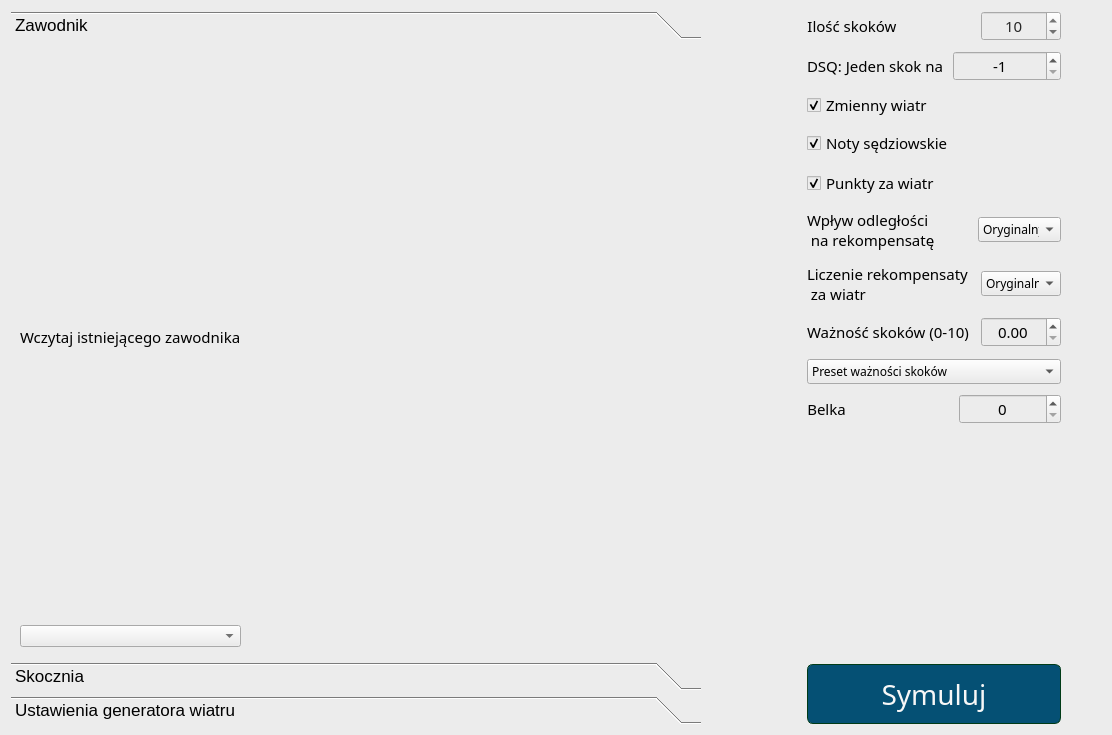
<?xml version="1.0" encoding="UTF-8"?>
<ui version="4.0">
 <class>SingleJumpsConfigWindow</class>
 <widget class="QDialog" name="SingleJumpsConfigWindow">
  <property name="geometry">
   <rect>
    <x>0</x>
    <y>0</y>
    <width>1112</width>
    <height>735</height>
   </rect>
  </property>
  <property name="sizePolicy">
   <sizepolicy hsizetype="Minimum" vsizetype="Minimum">
    <horstretch>0</horstretch>
    <verstretch>0</verstretch>
   </sizepolicy>
  </property>
  <property name="windowTitle">
   <string>Konfiguracja pojedynczych skoków</string>
  </property>
  <property name="toolTip">
   <string/>
  </property>
  <property name="statusTip">
   <string/>
  </property>
  <property name="whatsThis">
   <string/>
  </property>
  <property name="accessibleName">
   <string/>
  </property>
  <property name="accessibleDescription">
   <string/>
  </property>
  <property name="styleSheet">
   <string notr="true">background-color: rgb(236, 236, 236);</string>
  </property>
  <layout class="QVBoxLayout" name="verticalLayout_5">
   <item>
    <layout class="QHBoxLayout" name="horizontalLayout_underTitle" stretch="15,0,1,0">
     <item>
      <widget class="QToolBox" name="toolBox">
       <property name="font">
        <font>
         <pointsize>13</pointsize>
        </font>
       </property>
       <property name="styleSheet">
        <string notr="true">QToolBox::tab{
	color: rgb(0, 0, 0);
}</string>
       </property>
       <property name="currentIndex">
        <number>0</number>
       </property>
       <widget class="QWidget" name="page_jumper">
        <property name="geometry">
         <rect>
          <x>0</x>
          <y>0</y>
          <width>600</width>
          <height>607</height>
         </rect>
        </property>
        <attribute name="label">
         <string>Zawodnik</string>
        </attribute>
        <layout class="QVBoxLayout" name="verticalLayout_2">
         <item>
          <layout class="QHBoxLayout" name="horizontalLayout">
           <item>
            <layout class="QVBoxLayout" name="verticalLayout_jumperContent">
             <item>
              <layout class="QVBoxLayout" name="verticalLayout_existingJumper">
               <item>
                <widget class="QLabel" name="label_existingJumper">
                 <property name="font">
                  <font>
                   <family>Quicksand Medium</family>
                   <pointsize>11</pointsize>
                   <bold>false</bold>
                  </font>
                 </property>
                 <property name="styleSheet">
                  <string notr="true">color: black;</string>
                 </property>
                 <property name="text">
                  <string>Wczytaj istniejącego zawodnika</string>
                 </property>
                </widget>
               </item>
               <item>
                <widget class="QComboBox" name="comboBox_existingJumper">
                 <property name="styleSheet">
                  <string notr="true">color: rgb(36, 36, 36)</string>
                 </property>
                </widget>
               </item>
              </layout>
             </item>
            </layout>
           </item>
           <item>
            <spacer name="horizontalSpacer_2">
             <property name="orientation">
              <enum>Qt::Horizontal</enum>
             </property>
             <property name="sizeHint" stdset="0">
              <size>
               <width>40</width>
               <height>20</height>
              </size>
             </property>
            </spacer>
           </item>
          </layout>
         </item>
        </layout>
       </widget>
       <widget class="QWidget" name="page_hill">
        <property name="geometry">
         <rect>
          <x>0</x>
          <y>0</y>
          <width>600</width>
          <height>607</height>
         </rect>
        </property>
        <attribute name="label">
         <string>Skocznia</string>
        </attribute>
        <layout class="QHBoxLayout" name="horizontalLayout_3">
         <item>
          <layout class="QHBoxLayout" name="horizontalLayout_2">
           <item>
            <layout class="QVBoxLayout" name="verticalLayout_hillContent">
             <item>
              <layout class="QVBoxLayout" name="verticalLayout_existingHill">
               <item>
                <widget class="QLabel" name="label_existingHill">
                 <property name="font">
                  <font>
                   <family>Quicksand Medium</family>
                   <pointsize>11</pointsize>
                   <bold>false</bold>
                  </font>
                 </property>
                 <property name="styleSheet">
                  <string notr="true">color: black;</string>
                 </property>
                 <property name="text">
                  <string>Wczytaj istniejącą skocznię</string>
                 </property>
                </widget>
               </item>
               <item>
                <widget class="QComboBox" name="comboBox_existingHill">
                 <property name="styleSheet">
                  <string notr="true">color: rgb(36, 36, 36)</string>
                 </property>
                </widget>
               </item>
              </layout>
             </item>
            </layout>
           </item>
           <item>
            <spacer name="horizontalSpacer_3">
             <property name="orientation">
              <enum>Qt::Horizontal</enum>
             </property>
             <property name="sizeHint" stdset="0">
              <size>
               <width>40</width>
               <height>20</height>
              </size>
             </property>
            </spacer>
           </item>
          </layout>
         </item>
        </layout>
       </widget>
       <widget class="QWidget" name="page_windsGeneratorSettings">
        <property name="geometry">
         <rect>
          <x>0</x>
          <y>0</y>
          <width>600</width>
          <height>607</height>
         </rect>
        </property>
        <attribute name="label">
         <string>Ustawienia generatora wiatru</string>
        </attribute>
        <layout class="QVBoxLayout" name="verticalLayout_4">
         <item>
          <layout class="QVBoxLayout" name="verticalLayout_windsGeneratorSettings"/>
         </item>
        </layout>
       </widget>
      </widget>
     </item>
     <item>
      <spacer name="horizontalSpacer">
       <property name="orientation">
        <enum>Qt::Horizontal</enum>
       </property>
       <property name="sizeType">
        <enum>QSizePolicy::Maximum</enum>
       </property>
       <property name="sizeHint" stdset="0">
        <size>
         <width>100</width>
         <height>20</height>
        </size>
       </property>
      </spacer>
     </item>
     <item>
      <layout class="QVBoxLayout" name="verticalLayout_singleJumpsSettings">
       <property name="spacing">
        <number>10</number>
       </property>
       <item>
        <layout class="QHBoxLayout" name="horizontalLayout_5">
         <item>
          <widget class="QLabel" name="label_jumpsCount">
           <property name="sizePolicy">
            <sizepolicy hsizetype="Maximum" vsizetype="Minimum">
             <horstretch>0</horstretch>
             <verstretch>0</verstretch>
            </sizepolicy>
           </property>
           <property name="font">
            <font>
             <family>Quicksand Medium</family>
             <pointsize>11</pointsize>
             <bold>false</bold>
            </font>
           </property>
           <property name="styleSheet">
            <string notr="true">color: black;</string>
           </property>
           <property name="text">
            <string>Ilość skoków</string>
           </property>
           <property name="alignment">
            <set>Qt::AlignCenter</set>
           </property>
          </widget>
         </item>
         <item>
          <spacer name="horizontalSpacer_5">
           <property name="orientation">
            <enum>Qt::Horizontal</enum>
           </property>
           <property name="sizeHint" stdset="0">
            <size>
             <width>40</width>
             <height>20</height>
            </size>
           </property>
          </spacer>
         </item>
         <item>
          <widget class="QSpinBox" name="spinBox_jumpsCount">
           <property name="sizePolicy">
            <sizepolicy hsizetype="Expanding" vsizetype="Minimum">
             <horstretch>0</horstretch>
             <verstretch>0</verstretch>
            </sizepolicy>
           </property>
           <property name="minimumSize">
            <size>
             <width>80</width>
             <height>0</height>
            </size>
           </property>
           <property name="maximumSize">
            <size>
             <width>16777215</width>
             <height>16777215</height>
            </size>
           </property>
           <property name="font">
            <font>
             <family>Quicksand Medium</family>
             <pointsize>11</pointsize>
             <bold>false</bold>
            </font>
           </property>
           <property name="styleSheet">
            <string notr="true">color: rgb(40, 40, 40);</string>
           </property>
           <property name="alignment">
            <set>Qt::AlignCenter</set>
           </property>
           <property name="minimum">
            <number>1</number>
           </property>
           <property name="maximum">
            <number>100000</number>
           </property>
           <property name="value">
            <number>10</number>
           </property>
          </widget>
         </item>
        </layout>
       </item>
       <item>
        <layout class="QVBoxLayout" name="verticalLayout_9">
         <item>
          <layout class="QHBoxLayout" name="horizontalLayout_4">
           <item>
            <widget class="QLabel" name="label_5">
             <property name="sizePolicy">
              <sizepolicy hsizetype="Expanding" vsizetype="Preferred">
               <horstretch>0</horstretch>
               <verstretch>0</verstretch>
              </sizepolicy>
             </property>
             <property name="font">
              <font>
               <family>Quicksand Medium</family>
               <pointsize>11</pointsize>
               <bold>false</bold>
              </font>
             </property>
             <property name="styleSheet">
              <string notr="true">color: black;</string>
             </property>
             <property name="text">
              <string>DSQ: Jeden skok na</string>
             </property>
            </widget>
           </item>
           <item>
           <widget class="QSpinBox" name="spinBox_dsqProbability">
             <property name="sizePolicy">
              <sizepolicy hsizetype="Expanding" vsizetype="Maximum">
               <horstretch>0</horstretch>
               <verstretch>0</verstretch>
              </sizepolicy>
             </property>
             <property name="minimumSize">
              <size>
               <width>80</width>
               <height>0</height>
              </size>
             </property>
             <property name="maximumSize">
              <size>
               <width>16777215</width>
               <height>16777215</height>
              </size>
             </property>
             <property name="font">
              <font>
               <family>Quicksand Medium</family>
               <pointsize>11</pointsize>
              </font>
             </property>
             <property name="styleSheet">
              <string notr="true">color: black;</string>
             </property>
             <property name="alignment">
              <set>Qt::AlignCenter</set>
             </property>
             <property name="minimum">
              <number>-1</number>
             </property>
             <property name="maximum">
              <number>10000000</number>
             </property>
             <property name="value">
              <number>-1</number>
             </property>
            </widget>
           </item>
          </layout>
         </item>
        </layout>
       </item>
       <item>
        <widget class="QCheckBox" name="checkBox_changeableWind">
         <property name="sizePolicy">
          <sizepolicy hsizetype="Expanding" vsizetype="Minimum">
           <horstretch>0</horstretch>
           <verstretch>0</verstretch>
          </sizepolicy>
         </property>
         <property name="font">
          <font>
           <family>Quicksand Medium</family>
           <pointsize>11</pointsize>
           <bold>false</bold>
          </font>
         </property>
         <property name="toolTip">
          <string>&lt;html&gt;&lt;head/&gt;&lt;body&gt;&lt;p&gt;&lt;span style=&quot; font-weight:700;&quot;&gt;Jeśli zmienny wiatr jest wyłączony, to przy każym skoku będzie wiatr z ustawień generatora wiatru licząc tylko bazowy kierunek i siłę wiatru.&lt;/span&gt;&lt;/p&gt;&lt;/body&gt;&lt;/html&gt;</string>
         </property>
         <property name="statusTip">
          <string/>
         </property>
         <property name="whatsThis">
          <string/>
         </property>
         <property name="styleSheet">
          <string notr="true">color: rgb(30, 30, 30);
QCheckBox::indicator{
width: 40px;
height: 30px;
}</string>
         </property>
         <property name="text">
          <string>Zmienny wiatr</string>
         </property>
         <property name="checked">
          <bool>true</bool>
         </property>
        </widget>
       </item>
       <item>
        <layout class="QVBoxLayout" name="verticalLayout_3">
         <property name="spacing">
          <number>12</number>
         </property>
         <item>
          <widget class="QCheckBox" name="checkBox_hasJudges">
           <property name="sizePolicy">
            <sizepolicy hsizetype="Expanding" vsizetype="Minimum">
             <horstretch>0</horstretch>
             <verstretch>0</verstretch>
            </sizepolicy>
           </property>
           <property name="font">
            <font>
             <family>Quicksand Medium</family>
             <pointsize>11</pointsize>
             <bold>false</bold>
            </font>
           </property>
           <property name="toolTip">
            <string>&lt;html&gt;&lt;head/&gt;&lt;body&gt;&lt;p&gt;&lt;span style=&quot; font-weight:700;&quot;&gt;Jeśli zmienny wiatr jest wyłączony, to przy każym skoku będzie wiatr z ustawień generatora wiatru licząc tylko bazowy kierunek i siłę wiatru.&lt;/span&gt;&lt;/p&gt;&lt;/body&gt;&lt;/html&gt;</string>
           </property>
           <property name="statusTip">
            <string/>
           </property>
           <property name="whatsThis">
            <string/>
           </property>
           <property name="styleSheet">
            <string notr="true">color: rgb(30, 30, 30);
QCheckBox::indicator{
width: 40px;
height: 30px;
}</string>
           </property>
           <property name="text">
            <string>Noty sędziowskie</string>
           </property>
           <property name="checked">
            <bool>true</bool>
           </property>
          </widget>
         </item>
         <item>
          <widget class="QCheckBox" name="checkBox_hasWindCompensation">
           <property name="sizePolicy">
            <sizepolicy hsizetype="Expanding" vsizetype="Minimum">
             <horstretch>0</horstretch>
             <verstretch>0</verstretch>
            </sizepolicy>
           </property>
           <property name="font">
            <font>
             <family>Quicksand Medium</family>
             <pointsize>11</pointsize>
             <bold>false</bold>
            </font>
           </property>
           <property name="toolTip">
            <string>&lt;html&gt;&lt;head/&gt;&lt;body&gt;&lt;p&gt;&lt;span style=&quot; font-weight:700;&quot;&gt;Jeśli zmienny wiatr jest wyłączony, to przy każym skoku będzie wiatr z ustawień generatora wiatru licząc tylko bazowy kierunek i siłę wiatru.&lt;/span&gt;&lt;/p&gt;&lt;/body&gt;&lt;/html&gt;</string>
           </property>
           <property name="statusTip">
            <string/>
           </property>
           <property name="whatsThis">
            <string/>
           </property>
           <property name="styleSheet">
            <string notr="true">color: rgb(30, 30, 30);
QCheckBox::indicator{
width: 40px;
height: 30px;
}</string>
           </property>
           <property name="text">
            <string>Punkty za wiatr</string>
           </property>
           <property name="checked">
            <bool>true</bool>
           </property>
          </widget>
         </item>
         <item>
          <layout class="QHBoxLayout" name="horizontalLayout_6">
           <item>
            <widget class="QLabel" name="label_3">
             <property name="sizePolicy">
              <sizepolicy hsizetype="Expanding" vsizetype="Preferred">
               <horstretch>0</horstretch>
               <verstretch>0</verstretch>
              </sizepolicy>
             </property>
             <property name="font">
              <font>
               <family>Quicksand Medium</family>
               <pointsize>11</pointsize>
               <bold>false</bold>
              </font>
             </property>
             <property name="styleSheet">
              <string notr="true">color: black;</string>
             </property>
             <property name="text">
              <string>Wpływ odległości
 na rekompensatę</string>
             </property>
             <property name="alignment">
              <set>Qt::AlignLeading|Qt::AlignLeft|Qt::AlignVCenter</set>
             </property>
            </widget>
           </item>
           <item>
            <spacer name="horizontalSpacer_8">
             <property name="orientation">
              <enum>Qt::Horizontal</enum>
             </property>
             <property name="sizeHint" stdset="0">
              <size>
               <width>40</width>
               <height>20</height>
              </size>
             </property>
            </spacer>
           </item>
           <item>
           <widget class="QComboBox" name="comboBox_windCompensationDistanceEffect">
             <property name="sizePolicy">
              <sizepolicy hsizetype="Maximum" vsizetype="Maximum">
               <horstretch>0</horstretch>
               <verstretch>0</verstretch>
              </sizepolicy>
             </property>
             <property name="minimumSize">
              <size>
               <width>80</width>
               <height>0</height>
              </size>
             </property>
             <property name="maximumSize">
              <size>
               <width>16777215</width>
               <height>16777215</height>
              </size>
             </property>
             <property name="font">
              <font>
               <family>Quicksand Medium</family>
               <pointsize>9</pointsize>
              </font>
             </property>
             <property name="toolTip">
              <string>&lt;html&gt;&lt;head/&gt;&lt;body&gt;&lt;p&gt;- W opcji &amp;quot;Oryginalny&amp;quot; jeżeli skoczek wyląduje przed czujnikiem wiatru koło 75% punktu K, żaden czujnik powyżej tej odległości się nie wlicza. - - Opcja &amp;quot;Pełny&amp;quot; nie ogranicza się do 75% punktu K, tylko działa na każdej odległości.&lt;/p&gt;&lt;p&gt;- &amp;quot;Wyłączony&amp;quot; w ogóle nie posiada takiej funkcjonalności.&lt;/p&gt;&lt;/body&gt;&lt;/html&gt;</string>
             </property>
             <property name="styleSheet">
              <string notr="true">color: black;</string>
             </property>
             <property name="currentIndex">
              <number>1</number>
             </property>
             <property name="maxCount">
              <number>100</number>
             </property>
             <item>
              <property name="text">
               <string>Wyłączony</string>
              </property>
             </item>
             <item>
              <property name="text">
               <string>Oryginalny</string>
              </property>
             </item>
             <item>
              <property name="text">
               <string>Pełny</string>
              </property>
             </item>
            </widget>
           </item>
          </layout>
         </item>
         <item>
          <layout class="QHBoxLayout" name="horizontalLayout_7">
           <item>
            <widget class="QLabel" name="label_2">
             <property name="sizePolicy">
              <sizepolicy hsizetype="Expanding" vsizetype="Maximum">
               <horstretch>0</horstretch>
               <verstretch>0</verstretch>
              </sizepolicy>
             </property>
             <property name="font">
              <font>
               <family>Quicksand Medium</family>
               <pointsize>11</pointsize>
               <bold>false</bold>
              </font>
             </property>
             <property name="styleSheet">
              <string notr="true">color: black;</string>
             </property>
             <property name="text">
              <string>Liczenie rekompensaty
 za wiatr</string>
             </property>
             <property name="alignment">
              <set>Qt::AlignLeading|Qt::AlignLeft|Qt::AlignVCenter</set>
             </property>
            </widget>
           </item>
           <item>
            <spacer name="horizontalSpacer_7">
             <property name="orientation">
              <enum>Qt::Horizontal</enum>
             </property>
             <property name="sizeHint" stdset="0">
              <size>
               <width>40</width>
               <height>20</height>
              </size>
             </property>
            </spacer>
           </item>
           <item>
           <widget class="QComboBox" name="comboBox_windAverageCalculatingType">
             <property name="sizePolicy">
              <sizepolicy hsizetype="Maximum" vsizetype="Maximum">
               <horstretch>0</horstretch>
               <verstretch>0</verstretch>
              </sizepolicy>
             </property>
             <property name="minimumSize">
              <size>
               <width>80</width>
               <height>0</height>
              </size>
             </property>
             <property name="maximumSize">
              <size>
               <width>16777215</width>
               <height>16777215</height>
              </size>
             </property>
             <property name="font">
              <font>
               <family>Quicksand Medium</family>
               <pointsize>9</pointsize>
              </font>
             </property>
             <property name="toolTip">
              <string>&lt;html&gt;&lt;head/&gt;&lt;body&gt;&lt;p&gt;- &amp;quot;Oryginalne&amp;quot; uważa wiatr boczno-przedni lub boczno-tylni za stuprocentowo wiatr przedni-tylni.&lt;/p&gt;&lt;p&gt;- &amp;quot;Ulepszone&amp;quot; mnoży rekompensatę za wiatr boczno-przedni/tylni przez 0.5.&lt;/p&gt;&lt;/body&gt;&lt;/html&gt;</string>
             </property>
             <property name="styleSheet">
              <string notr="true">color: black;</string>
             </property>
             <property name="maxCount">
              <number>100</number>
             </property>
             <item>
              <property name="text">
               <string>Oryginalne</string>
              </property>
             </item>
             <item>
              <property name="text">
               <string>Ulepszone</string>
              </property>
             </item>
            </widget>
           </item>
          </layout>
         </item>
         <item>
          <layout class="QVBoxLayout" name="verticalLayout">
           <item>
            <layout class="QHBoxLayout" name="horizontalLayout_8">
             <item>
              <widget class="QLabel" name="label_6">
               <property name="sizePolicy">
                <sizepolicy hsizetype="Expanding" vsizetype="Preferred">
                 <horstretch>0</horstretch>
                 <verstretch>0</verstretch>
                </sizepolicy>
               </property>
               <property name="font">
                <font>
                 <family>Quicksand Medium</family>
                 <pointsize>11</pointsize>
                 <bold>false</bold>
                </font>
               </property>
               <property name="styleSheet">
                <string notr="true">color: black;</string>
               </property>
               <property name="text">
                <string>Ważność skoków (0-10)</string>
               </property>
               <property name="alignment">
                <set>Qt::AlignCenter</set>
               </property>
              </widget>
             </item>
             <item>
              <spacer name="horizontalSpacer_6">
               <property name="orientation">
                <enum>Qt::Horizontal</enum>
               </property>
               <property name="sizeHint" stdset="0">
                <size>
                 <width>40</width>
                 <height>20</height>
                </size>
               </property>
              </spacer>
             </item>
             <item>
             <widget class="QDoubleSpinBox" name="doubleSpinBox_jumpsImportance">
               <property name="sizePolicy">
                <sizepolicy hsizetype="Maximum" vsizetype="Fixed">
                 <horstretch>0</horstretch>
                 <verstretch>0</verstretch>
                </sizepolicy>
               </property>
               <property name="minimumSize">
                <size>
                 <width>80</width>
                 <height>0</height>
                </size>
               </property>
               <property name="maximumSize">
                <size>
                 <width>16777215</width>
                 <height>16777215</height>
                </size>
               </property>
               <property name="font">
                <font>
                 <family>Quicksand Medium</family>
                 <pointsize>11</pointsize>
                </font>
               </property>
               <property name="styleSheet">
                <string notr="true">color: black;</string>
               </property>
               <property name="alignment">
                <set>Qt::AlignCenter</set>
               </property>
              </widget>
             </item>
            </layout>
           </item>
           <item>
            <widget class="QComboBox" name="comboBox_jumpsImportancePreset">
             <property name="sizePolicy">
              <sizepolicy hsizetype="Expanding" vsizetype="Fixed">
               <horstretch>0</horstretch>
               <verstretch>0</verstretch>
              </sizepolicy>
             </property>
             <property name="font">
              <font>
               <family>Quicksand Medium</family>
               <pointsize>9</pointsize>
              </font>
             </property>
             <property name="styleSheet">
              <string notr="true">color: black;</string>
             </property>
             <item>
              <property name="text">
               <string>Preset ważności skoków</string>
              </property>
             </item>
            </widget>
           </item>
          </layout>
         </item>
        </layout>
       </item>
       <item>
        <layout class="QHBoxLayout" name="horizontalLayout_9">
         <item>
          <widget class="QLabel" name="label">
           <property name="sizePolicy">
            <sizepolicy hsizetype="Maximum" vsizetype="Minimum">
             <horstretch>0</horstretch>
             <verstretch>0</verstretch>
            </sizepolicy>
           </property>
           <property name="font">
            <font>
             <family>Quicksand Medium</family>
             <pointsize>11</pointsize>
             <bold>false</bold>
            </font>
           </property>
           <property name="styleSheet">
            <string notr="true">color: black;</string>
           </property>
           <property name="text">
            <string>Belka</string>
           </property>
           <property name="alignment">
            <set>Qt::AlignCenter</set>
           </property>
          </widget>
         </item>
         <item>
          <spacer name="horizontalSpacer_9">
           <property name="orientation">
            <enum>Qt::Horizontal</enum>
           </property>
           <property name="sizeHint" stdset="0">
            <size>
             <width>40</width>
             <height>20</height>
            </size>
           </property>
          </spacer>
         </item>
         <item>
          <widget class="QSpinBox" name="spinBox_gate">
           <property name="sizePolicy">
            <sizepolicy hsizetype="Expanding" vsizetype="Minimum">
             <horstretch>0</horstretch>
             <verstretch>0</verstretch>
            </sizepolicy>
           </property>
           <property name="minimumSize">
            <size>
             <width>80</width>
             <height>0</height>
            </size>
           </property>
           <property name="maximumSize">
            <size>
             <width>16777215</width>
             <height>16777215</height>
            </size>
           </property>
           <property name="font">
            <font>
             <family>Quicksand Medium</family>
             <pointsize>11</pointsize>
            </font>
           </property>
           <property name="styleSheet">
            <string notr="true">color: black;</string>
           </property>
           <property name="alignment">
            <set>Qt::AlignCenter</set>
           </property>
          </widget>
         </item>
        </layout>
       </item>
       <item>
        <spacer name="verticalSpacer_7">
         <property name="orientation">
          <enum>Qt::Vertical</enum>
         </property>
         <property name="sizeType">
          <enum>QSizePolicy::Expanding</enum>
         </property>
         <property name="sizeHint" stdset="0">
          <size>
           <width>20</width>
           <height>15</height>
          </size>
         </property>
        </spacer>
       </item>
       <item>
        <widget class="QPushButton" name="pushButton_submit">
         <property name="sizePolicy">
          <sizepolicy hsizetype="Preferred" vsizetype="Preferred">
           <horstretch>0</horstretch>
           <verstretch>0</verstretch>
          </sizepolicy>
         </property>
         <property name="minimumSize">
          <size>
           <width>0</width>
           <height>60</height>
          </size>
         </property>
         <property name="font">
          <font>
           <family>Quicksand Medium</family>
           <pointsize>21</pointsize>
          </font>
         </property>
         <property name="focusPolicy">
          <enum>Qt::StrongFocus</enum>
         </property>
         <property name="styleSheet">
          <string notr="true">QPushButton{
border: 1px solid rgb(0, 59, 23);
border-radius: 6px;
color: rgb(247,247,247);
background-color:  rgb(5, 80, 116);
}
QPushButton:hover{
background-color:  rgb(25, 105, 140);
}</string>
         </property>
         <property name="text">
          <string>Symuluj</string>
         </property>
        </widget>
       </item>
      </layout>
     </item>
     <item>
      <spacer name="horizontalSpacer_4">
       <property name="orientation">
        <enum>Qt::Horizontal</enum>
       </property>
       <property name="sizeType">
        <enum>QSizePolicy::Maximum</enum>
       </property>
       <property name="sizeHint" stdset="0">
        <size>
         <width>40</width>
         <height>20</height>
        </size>
       </property>
      </spacer>
     </item>
    </layout>
   </item>
  </layout>
 </widget>
 <resources/>
 <connections/>
</ui>
